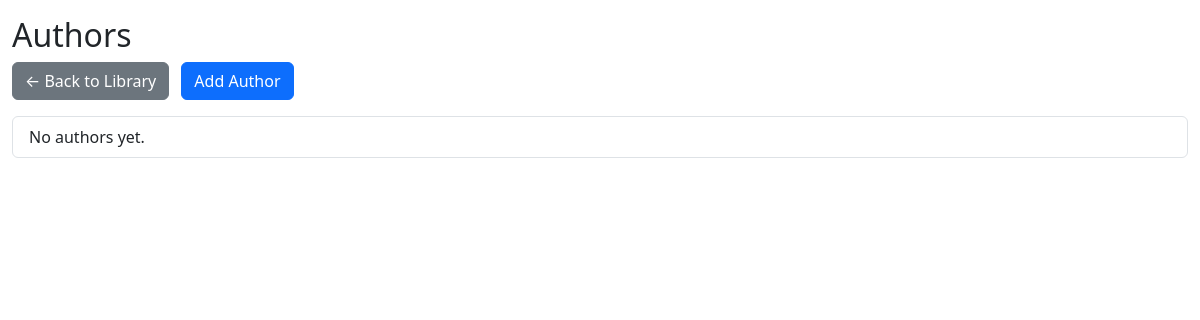
Page /authors on the earlier database version.
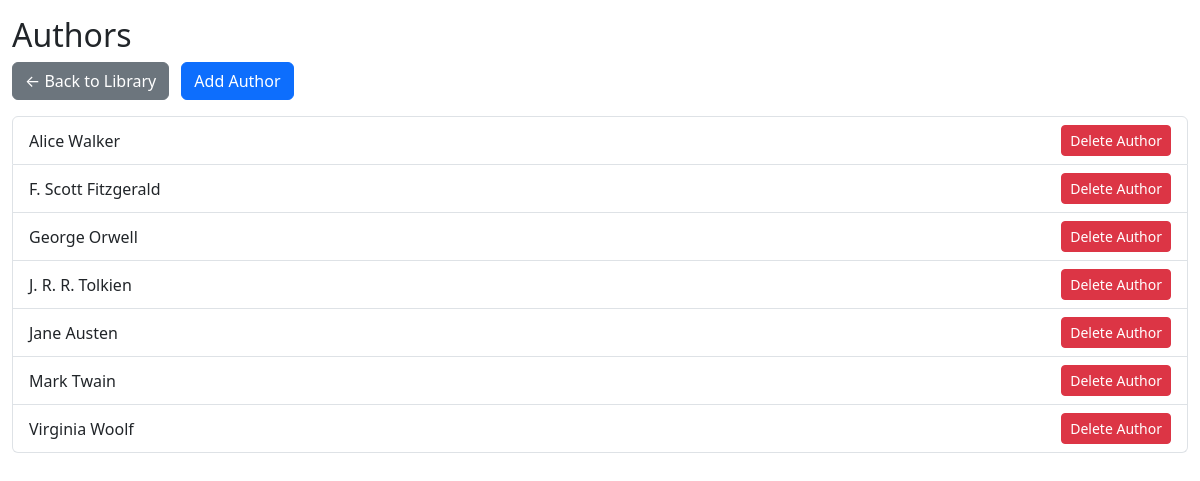
Same page on the later database version.
### data_models.py (models this page shows, shortened)
class Author(db.Model):
    id = db.Column(db.Integer, primary_key=True)
    name = db.Column(db.String(80), nullable=False)
    birth_date = db.Column(db.Date, nullable=True)
    date_of_death = db.Column(db.Date, nullable=True)
    books = db.relationship("Book", backref="author", lazy=True)

### app.py (the view)
@app.route("/authors", methods=["GET"])
def list_authors():
    authors = Author.query.order_by(Author.name).all()
    return render_template("authors.html", authors=authors)

### app.py (called while the page is built)
@app.teardown_appcontext
def shutdown_session(exception=None):
    db.session.remove()

### templates/authors.html
{% extends "base.html" %}
{% block content %}
  <h2>Authors</h2>
  <a href="{{ url_for('home') }}" class="btn btn-secondary mb-3">← Back to Library</a>
  <a href="{{ url_for('add_author') }}" class="btn btn-primary mb-3 ms-2">Add Author</a>
  <ul class="list-group">
    {% for author in authors %}
      <li class="list-group-item d-flex justify-content-between align-items-center">
        {{ author.name }}
        <form action="{{ url_for('delete_author', author_id=author.id) }}"
              method="post"
              onsubmit="return confirm('Really delete this author and all their books?');">
          <button type="submit" class="btn btn-danger btn-sm">Delete Author</button>
        </form>
      </li>
    {% else %}
      <li class="list-group-item">No authors yet.</li>
    {% endfor %}
  </ul>
{% endblock %}

### templates/base.html (shortened to what this page needs)
<!doctype html>
<html lang="en">
  <head>
    <link href="https://cdn.jsdelivr.net/npm/bootstrap@5.3.2/dist/css/bootstrap.min.css" rel="stylesheet">
  </head>
  <body>
    <div class="container-fluid">
      {% block content %}
      {% endblock %}
    </div>
  </body>
</html>

### templates/base.html (style rules this page uses)
body { padding-top: 1rem; padding-bottom: 1rem; }

Differences in the rows shown:
added Author: name "Alice Walker"
added Author: name "F. Scott Fitzgerald"
added Author: name "George Orwell"
added Author: name "J. R. R. Tolkien"
added Author: name "Jane Austen"
added Author: name "Mark Twain"
added Author: name "Virginia Woolf"
Other differences:
text no longer shown: "No authors yet."
